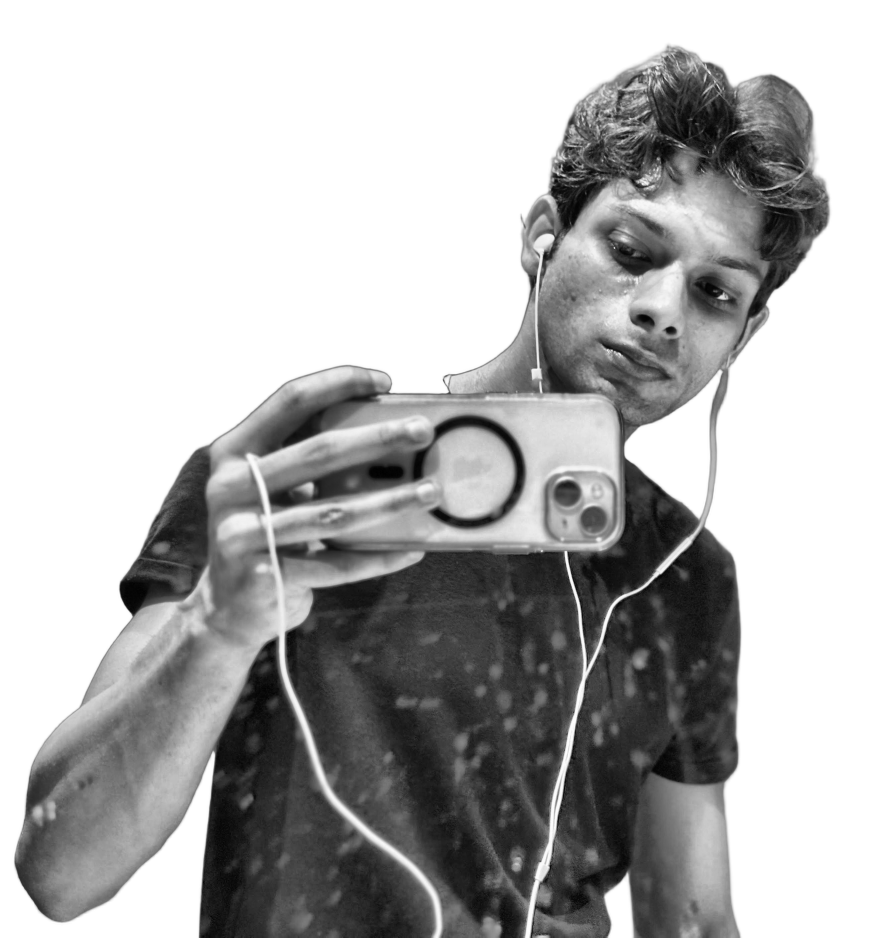
#> input picture source-prepped.png, 2623 x 2812 px (shown at 1/3 size)
$ python make_ascii_svg.py
#> lines starting #> are read from the running program, lines starting #| are printed output that depends on the picture
"""
Convert a prepared portrait into an animated monochrome ASCII SVG.

Adapted from the original animated GitHub profile implementation.
"""

from PIL import Image, ImageEnhance
import html
import os
import sys


HERE = os.path.dirname(os.path.abspath(__file__))

# Input/output paths
SRC = (
    sys.argv[1]
    if len(sys.argv) > 1
    else os.path.join(HERE, "..", "source-prepped.png")
)

OUT = (
    sys.argv[2]
    if len(sys.argv) > 2
    else os.path.join(HERE, "..", "avi-ascii.svg")
)


# ---------------- ASCII SETTINGS ----------------

COLS = 100
ROWS = 53

CELL_W = 8
CELL_H = 15

RAMP = " .`:-=+*cs#%@"

CONTRAST = 1.05
BRIGHTNESS = 1.0
GAMMA = 1.18

WHITE_FLOOR = 0.80


# ---------------- TERMINAL WINDOW ----------------

PAD = 20
TITLEBAR_H = 30
STATUS_H = 30

ART_W = COLS * CELL_W
ART_H = ROWS * CELL_H

CANVAS_W = ART_W + PAD * 2
CANVAS_H = TITLEBAR_H + ART_H + STATUS_H + PAD

BG = "#0d1117"
BG2 = "#111722"
FRAME = "#30363d"

TITLE_TEXT = "#7d8590"
INK = "#c9d1d9"
CURSOR = "#c9d1d9"


# ---------------- ANIMATION ----------------

ROW_DUR = 0.11
STAGGER = 0.11


# =================================================
# 1. LOAD PREPARED IMAGE
# =================================================

im = Image.open(SRC).convert("L")
#> im is the input picture: PIL image 2623x2812 L; min 0, max 255, mean 178.2

im = ImageEnhance.Brightness(im).enhance(BRIGHTNESS)
im = ImageEnhance.Contrast(im).enhance(CONTRAST)

im = im.resize((COLS, ROWS), Image.LANCZOS)
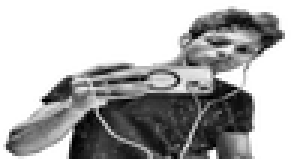
#> im: PIL image 100x53 L (shown 3 times larger); min 0, max 255, mean 175.8

px = im.load()


# =================================================
# 2. CONVERT IMAGE TO ASCII
# =================================================

STATIC = bool(os.environ.get("STATIC"))

rows_txt = []

for y in range(ROWS):

    chars = []

    for x in range(COLS):

        lum = px[x, y] / 255.0

        lum = pow(lum, GAMMA)

        # White background becomes blank space
        if lum >= WHITE_FLOOR:
            chars.append(" ")
            continue

        idx = int(
            (1.0 - lum) * (len(RAMP) - 1) + 0.5
        )

        idx = max(
            0,
            min(len(RAMP) - 1, idx)
        )

        chars.append(RAMP[idx])

    rows_txt.append("".join(chars))
#> after the loop, rows_txt = 53 items


# =================================================
# 3. BUILD SVG
# =================================================

art_top = TITLEBAR_H + PAD * 0.35

parts = []

parts.append(
    f'<svg xmlns="http://www.w3.org/2000/svg" '
    f'width="{CANVAS_W}" height="{CANVAS_H}" '
    f'viewBox="0 0 {CANVAS_W} {CANVAS_H}" '
    f'font-family="ui-monospace, SFMono-Regular, Menlo, Consolas, monospace">'
)


# Background gradient
parts.append(
    '<defs>'
    f'<linearGradient id="bg" x1="0" y1="0" x2="0" y2="1">'
    f'<stop offset="0" stop-color="{BG2}"/>'
    f'<stop offset="1" stop-color="{BG}"/>'
    f'</linearGradient>'
    '</defs>'
)


# Main background
parts.append(
    f'<rect width="{CANVAS_W}" height="{CANVAS_H}" '
    f'rx="12" fill="url(#bg)"/>'
)


# Border
parts.append(
    f'<rect x="0.5" y="0.5" '
    f'width="{CANVAS_W-1}" height="{CANVAS_H-1}" '
    f'rx="12" fill="none" stroke="{FRAME}" stroke-width="1"/>'
)


# Title bar
parts.append(
    f'<line x1="0" y1="{TITLEBAR_H}" '
    f'x2="{CANVAS_W}" y2="{TITLEBAR_H}" '
    f'stroke="{FRAME}"/>'
)


# Terminal dots
for i, dotcol in enumerate(
    ["#ff5f56", "#ffbd2e", "#27c93f"]
):

    parts.append(
        f'<circle cx="{PAD + i*16}" '
        f'cy="{TITLEBAR_H/2}" '
        f'r="5" fill="{dotcol}"/>'
    )


# Terminal title
parts.append(
    f'<text x="{CANVAS_W/2}" '
    f'y="{TITLEBAR_H/2 + 4}" '
    f'fill="{TITLE_TEXT}" '
    f'font-size="12" '
    f'text-anchor="middle">'
    f'Whyshal@github: ~$ ./portrait.sh'
    f'</text>'
)


# =================================================
# 4. ASCII ROWS + ANIMATION
# =================================================

font_size = CELL_H * 0.86

for ry, line in enumerate(rows_txt):

    y = (
        art_top
        + ry * CELL_H
        + CELL_H * 0.74
    )

    row_y = (
        art_top
        + ry * CELL_H
    )

    delay = ry * STAGGER

    safe = html.escape(line)

    text = (
        f'<text xml:space="preserve" '
        f'x="{PAD}" y="{y:.1f}" '
        f'fill="{INK}" '
        f'font-size="{font_size:.1f}" '
        f'textLength="{ART_W}" '
        f'lengthAdjust="spacing">'
        f'{safe}'
        f'</text>'
    )


    # Static preview
    if STATIC:

        parts.append(text)

        continue


    # Clip path
    parts.append(
        f'<clipPath id="r{ry}">'
        f'<rect x="{PAD}" '
        f'y="{row_y:.1f}" '
        f'height="{CELL_H}" '
        f'width="0">'
        f'<animate '
        f'attributeName="width" '
        f'from="0" '
        f'to="{ART_W}" '
        f'begin="{delay:.3f}s" '
        f'dur="{ROW_DUR:.2f}s" '
        f'fill="freeze"/>'
        f'</rect>'
        f'</clipPath>'
    )


    # ASCII row
    parts.append(
        f'<g clip-path="url(#r{ry})">'
        f'{text}'
        f'</g>'
    )


    # Cursor
    parts.append(
        f'<rect '
        f'y="{row_y+1:.1f}" '
        f'width="{CELL_W}" '
        f'height="{CELL_H-2}" '
        f'fill="{CURSOR}" '
        f'opacity="0">'
        f'<animate '
        f'attributeName="x" '
        f'from="{PAD}" '
        f'to="{PAD+ART_W}" '
        f'begin="{delay:.3f}s" '
        f'dur="{ROW_DUR:.2f}s" '
        f'fill="freeze"/>'
        f'<set '
        f'attributeName="opacity" '
        f'to="0.85" '
        f'begin="{delay:.3f}s"/>'
        f'<set '
        f'attributeName="opacity" '
        f'to="0" '
        f'begin="{delay+ROW_DUR:.3f}s"/>'
        f'</rect>'
    )
#> this loop made 53 passes
#> (y, row_y, delay) on passes 1 to 12: (48.1, 37, 0), (63.1, 52, 0.11), (78.1, 67, 0.22), (93.1, 82, 0.33), (108.1, 97, 0.44), (123.1, 112, 0.55), (138.1, 127, 0.66), (153.1, 142, 0.77), (168.1, 157, 0.88), (183.1, 172, 0.99), (198.1, 187, 1.1), (213.1, 202, 1.21)
#> after the loop, parts = 168 items


# =================================================
# 5. STATUS BAR
# =================================================

status_line_y = (
    TITLEBAR_H
    + ART_H
    + PAD * 0.35
)

status_y = status_line_y + 19


parts.append(
    f'<line x1="0" '
    f'y1="{status_line_y:.1f}" '
    f'x2="{CANVAS_W}" '
    f'y2="{status_line_y:.1f}" '
    f'stroke="{FRAME}"/>'
)


parts.append(
    f'<text x="{PAD}" '
    f'y="{status_y:.1f}" '
    f'fill="{TITLE_TEXT}" '
    f'font-size="13">'
    f'Whyshal@github:~$ Why-am-i '
    f'<tspan fill="{INK}">Whyshal</tspan>'
    f'</text>'
)


# Blinking cursor
parts.append(
    f'<rect '
    f'x="{PAD+190}" '
    f'y="{status_y-12:.1f}" '
    f'width="8" '
    f'height="14" '
    f'fill="{INK}">'
    f'<animate '
    f'attributeName="opacity" '
    f'values="1;1;0;0" '
    f'keyTimes="0;0.5;0.51;1" '
    f'dur="1s" '
    f'repeatCount="indefinite"/>'
    f'</rect>'
)


parts.append("</svg>")


# =================================================
# 6. WRITE SVG
# =================================================

svg = "".join(parts)

with open(OUT, "w", encoding="utf-8") as f:
    f.write(svg)


print(
    "wrote",
    OUT,
    len(svg),
    "bytes;",
    CANVAS_W,
    "x",
    CANVAS_H
)
#| wrote scripts/../avi-ascii.svg 37802 bytes; 840 x 875
